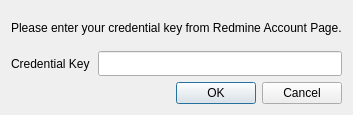
<?xml version="1.0" encoding="UTF-8"?>
<ui version="4.0">
 <class>Dialog</class>
 <widget class="QDialog" name="Dialog">
  <property name="geometry">
   <rect>
    <x>0</x>
    <y>0</y>
    <width>338</width>
    <height>115</height>
   </rect>
  </property>
  <property name="windowTitle">
   <string>Credential Input</string>
  </property>
  <layout class="QVBoxLayout" name="verticalLayout" stretch="1,2,2">
   <item>
    <widget class="QLabel" name="label">
     <property name="text">
      <string>Please enter your credential key from Redmine Account Page.</string>
     </property>
    </widget>
   </item>
   <item>
    <layout class="QHBoxLayout" name="horizontalLayout">
     <property name="spacing">
      <number>8</number>
     </property>
     <item>
      <widget class="QLabel" name="label_2">
       <property name="text">
        <string>Credential Key</string>
       </property>
      </widget>
     </item>
     <item>
      <widget class="QLineEdit" name="lineEdit">
       <property name="minimumSize">
        <size>
         <width>0</width>
         <height>25</height>
        </size>
       </property>
       <property name="echoMode">
        <enum>QLineEdit::PasswordEchoOnEdit</enum>
       </property>
      </widget>
     </item>
    </layout>
   </item>
   <item>
    <widget class="QDialogButtonBox" name="buttonBox">
     <property name="orientation">
      <enum>Qt::Horizontal</enum>
     </property>
     <property name="standardButtons">
      <set>QDialogButtonBox::Cancel|QDialogButtonBox::Ok</set>
     </property>
    </widget>
   </item>
  </layout>
 </widget>
 <resources/>
 <connections>
  <connection>
   <sender>buttonBox</sender>
   <signal>accepted()</signal>
   <receiver>Dialog</receiver>
   <slot>accept()</slot>
   <hints>
    <hint type="sourcelabel">
     <x>248</x>
     <y>254</y>
    </hint>
    <hint type="destinationlabel">
     <x>157</x>
     <y>274</y>
    </hint>
   </hints>
  </connection>
  <connection>
   <sender>buttonBox</sender>
   <signal>rejected()</signal>
   <receiver>Dialog</receiver>
   <slot>reject()</slot>
   <hints>
    <hint type="sourcelabel">
     <x>316</x>
     <y>260</y>
    </hint>
    <hint type="destinationlabel">
     <x>286</x>
     <y>274</y>
    </hint>
   </hints>
  </connection>
 </connections>
</ui>
